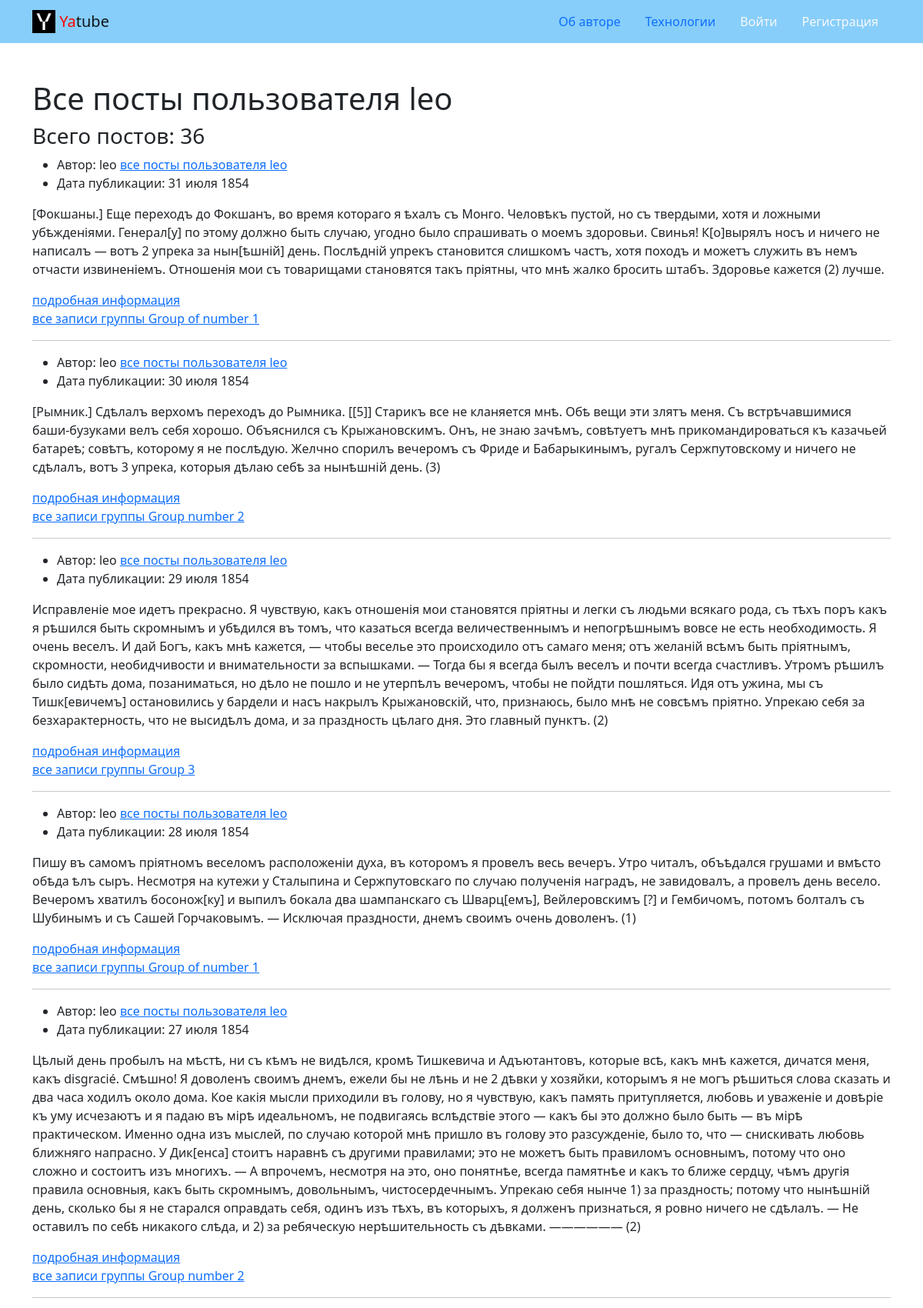
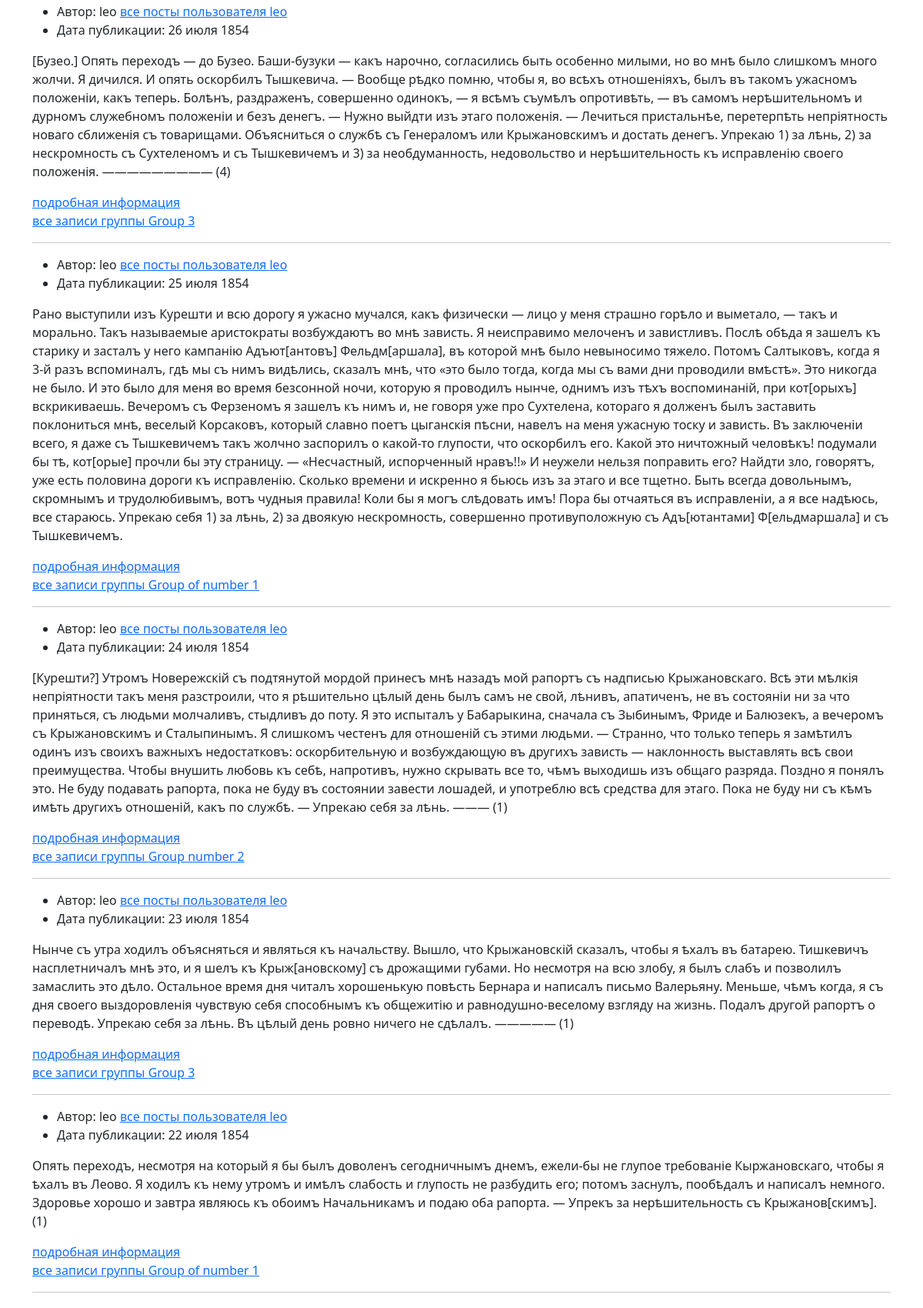
The page /profile/leo/ (upper part) on the database its author committed (2 pictures, top to bottom).
### posts/models.py (models this page shows, shortened)
class Post(models.Model):
    text = models.TextField()
    pub_date = models.DateTimeField(auto_now_add=True)
    author = models.ForeignKey(
        User,
        on_delete=models.CASCADE,
        blank=True,
        null=True,
        related_name='posts'
    )
    group = models.ForeignKey(
        Group,
        on_delete=models.SET_NULL,
        max_length=200,
        blank=True,
        null=True,
        related_name='posts'
    )
    class Meta:
        ordering = ('-pub_date',)

class Group(models.Model):
    title = models.CharField(max_length=200)
    slug = models.SlugField(max_length=100, unique=True)
    description = models.TextField()
    def __str__(self):
        return self.title

### posts/views.py (the view)
# urls.py: path('profile/<str:username>/', views.profile, name='profile'),
def profile(request, username):
    user = get_object_or_404(User, username=username)
    posts = user.posts.all()
    paginator = Paginator(posts, 10)
    page_number = request.GET.get('page')
    page_obj = paginator.get_page(page_number)
    context = {
        'user': user,
        'posts': posts,
        'page_obj':page_obj,
    }
    return render(request, 'posts/profile.html', context)

### core/context_processors/year.py (called while the page is built)
def year(request):
    return {
        "year": datetime.datetime.now().year
    }

### templates/posts/profile.html (shortened to what this page needs)
{% extends 'base.html' %}
{% block content %}
    <main>
      <div class="container py-5">
        <h1>Все посты пользователя {{ user.username }} </h1>
        {% if posts %}
            <h3> Всего постов: {{ posts | length }} </h3>
        {% else %}
            <h3> Всего постов: 0 </h3>
        {% endif %}
        <article>
        {% for post in page_obj %}
          <ul>
                <li>
                  Автор: {{ user.username }}
                  <a href="{% url 'posts:profile' post.author.username %}">все посты пользователя {{ post.author.username }}</a>
                </li>
                <li>
                  Дата публикации: {{ post.pub_date|date:"d E Y" }}
                </li>
          </ul>
          <p>
            {{ post.text }}
          </p>
          <a href="{% url 'posts:post_detail' post.pk %}">подробная информация </a>
            <br>
            {% if post.group %}
                <a href="{% url 'posts:group_list' post.group.slug %}">все записи группы {{ post.group }}</a>
            {% endif %}
        </article>
        <hr>
          {% endfor %}
      </div>
    </main>
{% endblock %}

### rows shown on the page
Post: author.username "leo", pub_date "31 июля 1854", text "[Фокшаны.] Еще переходъ до Фокшанъ, во время котораго я ѣхалъ съ Монго. Человѣкъ пустой, но съ твердыми, хотя и ложными убѣжденіями. Генерал[у] по этому должно быть случаю, угодно было спрашивать о моемъ здоровьи. Свинья! К[о]вырялъ носъ и ничего не написалъ — вотъ 2 упрека за нын[ѣшній] день. Послѣдній упрекъ становится слишкомъ частъ, хотя походъ и можетъ служить въ немъ отчасти извиненіемъ. Отношенія мои съ товарищами становятся такъ пріятны, что мнѣ жалко бросить штабъ. Здоровье кажется (2) лучше.", group "Group of number 1"
Post: author.username "leo", pub_date "30 июля 1854", text "[Рымник.] Сдѣлалъ верхомъ переходъ до Рымника. [[5]] Старикъ все не кланяется мнѣ. Обѣ вещи эти злятъ меня. Съ встрѣчавшимися баши-бузуками велъ себя хорошо. Объяснился съ Крыжановскимъ. Онъ, не знаю зачѣмъ, совѣтуетъ мнѣ прикомандироваться къ казачьей батареѣ; совѣтъ, которому я не послѣдую. Желчно спорилъ вечеромъ съ Фриде и Бабарыкинымъ, ругалъ Сержпутовскому и ничего не сдѣлалъ, вотъ 3 упрека, которыя дѣлаю себѣ за нынѣшній день. (3)", group "Group number 2"
Post: author.username "leo", pub_date "29 июля 1854", text "Исправленіе мое идетъ прекрасно. Я чувствую, какъ отношенія мои становятся пріятны и легки съ людьми всякаго рода, съ тѣхъ поръ какъ я рѣшился быть скромнымъ и убѣдился въ томъ, что казаться всегда величественнымъ и непогрѣшнымъ вовсе не есть необходимость. Я очень веселъ. И дай Богъ, какъ мнѣ кажется, — чтобы веселье это происходило отъ самаго меня; отъ желаній всѣмъ быть пріятнымъ, скромности, необидчивости и внимательности за вспышками. — Тогда бы я всегда былъ веселъ и почти всегда счастливъ. Утромъ рѣшилъ было сидѣть дома, позаниматься, но дѣло не пошло и не утерпѣлъ вечеромъ, чтобы не пойдти пошляться. Идя отъ ужина, мы съ Тишк[евичемъ] остановились у бардели и насъ накрылъ…", group "Group 3"
Post: author.username "leo", pub_date "28 июля 1854", text "Пишу въ самомъ пріятномъ веселомъ расположеніи духа, въ которомъ я провелъ весь вечеръ. Утро читалъ, объѣдался грушами и вмѣсто обѣда ѣлъ сыръ. Несмотря на кутежи у Сталыпина и Сержпутовскаго по случаю полученія наградъ, не завидовалъ, а провелъ день весело. Вечеромъ хватилъ босонож[ку] и выпилъ бокала два шампанскаго съ Шварц[емъ], Вейлеровскимъ [?] и Гембичомъ, потомъ болталъ съ Шубинымъ и съ Сашей Горчаковымъ. — Исключая праздности, днемъ своимъ очень доволенъ. (1)", group "Group of number 1"
Post: author.username "leo", pub_date "27 июля 1854", text "Цѣлый день пробылъ на мѣстѣ, ни съ кѣмъ не видѣлся, кромѣ Тишкевича и Адъютантовъ, которые всѣ, какъ мнѣ кажется, дичатся меня, какъ disgracié. Смѣшно! Я доволенъ своимъ днемъ, ежели бы не лѣнь и не 2 дѣвки у хозяйки, которымъ я не могъ рѣшиться слова сказать и два часа ходилъ около дома. Кое какія мысли приходили въ голову, но я чувствую, какъ память притупляется, любовь и уваженіе и довѣріе къ уму исчезаютъ и я падаю въ мірѣ идеальномъ, не подвигаясь вслѣдствіе этого — какъ бы это должно было быть — въ мірѣ практическом. Именно одна изъ мыслей, по случаю которой мнѣ пришло въ голову это разсужденіе, было то, что — снискивать любовь ближняго напрасно. У Дик[енса] стоитъ наравнѣ съ другими…", group "Group number 2"
Post: author.username "leo", pub_date "26 июля 1854", text "[Бузео.] Опять переходъ — до Бузео. Баши-бузуки — какъ нарочно, согласились быть особенно милыми, но во мнѣ было слишкомъ много жолчи. Я дичился. И опять оскорбилъ Тышкевича. — Вообще рѣдко помню, чтобы я, во всѣхъ отношеніяхъ, былъ въ такомъ ужасномъ положеніи, какъ теперь. Болѣнъ, раздраженъ, совершенно одинокъ, — я всѣмъ съумѣлъ опротивѣть, — въ самомъ нерѣшительномъ и дурномъ служебномъ положеніи и безъ денегъ. — Нужно выйдти изъ этаго положенія. — Лечиться пристальнѣе, перетерпѣть непріятность новаго сближенія съ товарищами. Объясниться о службѣ съ Генераломъ или Крыжановскимъ и достать денегъ. Упрекаю 1) за лѣнь, 2) за нескромность съ Сухтеленомъ и съ Тышкевичемъ и 3) за…", group "Group 3"
Post: author.username "leo", pub_date "25 июля 1854", text "Рано выступили изъ Курешти и всю дорогу я ужасно мучался, какъ физически — лицо у меня страшно горѣло и выметало, — такъ и морально. Такъ называемые аристократы возбуждаютъ во мнѣ зависть. Я неисправимо мелоченъ и завистливъ. Послѣ обѣда я зашелъ къ старику и засталъ у него кампанію Адъют[антовъ] Фельдм[аршала], въ которой мнѣ было невыносимо тяжело. Потомъ Салтыковъ, когда я 3-й разъ вспоминалъ, гдѣ мы съ нимъ видѣлись, сказалъ мнѣ, что «это было тогда, когда мы съ вами дни проводили вмѣстѣ». Это никогда не было. И это было для меня во время безсонной ночи, которую я проводилъ нынче, однимъ изъ тѣхъ воспоминаній, при кот[орыхъ] вскрикиваешь. Вечеромъ съ Ферзеномъ я зашелъ къ нимъ и, не…", group "Group of number 1"
Post: author.username "leo", pub_date "24 июля 1854", text "[Курешти?] Утромъ Новережскій съ подтянутой мордой принесъ мнѣ назадъ мой рапортъ съ надписью Крыжановскаго. Всѣ эти мѣлкія непріятности такъ меня разстроили, что я рѣшительно цѣлый день былъ самъ не свой, лѣнивъ, апатиченъ, не въ состояніи ни за что приняться, съ людьми молчаливъ, стыдливъ до поту. Я это испыталъ у Бабарыкина, сначала съ Зыбинымъ, Фриде и Балюзекъ, а вечеромъ съ Крыжановскимъ и Сталыпинымъ. Я слишкомъ честенъ для отношеній съ этими людьми. — Странно, что только теперь я замѣтилъ одинъ изъ своихъ важныхъ недостатковъ: оскорбительную и возбуждающую въ другихъ зависть — наклонность выставлять всѣ свои преимущества. Чтобы внушить любовь къ себѣ, напротивъ, нужно скрывать все…", group "Group number 2"
Post: author.username "leo", pub_date "23 июля 1854", text "Нынче съ утра ходилъ объясняться и являться къ начальству. Вышло, что Крыжановскій сказалъ, чтобы я ѣхалъ въ батарею. Тишкевичъ насплетничалъ мнѣ это, и я шелъ къ Крыж[ановскому] съ дрожащими губами. Но несмотря на всю злобу, я былъ слабъ и позволилъ замаслить это дѣло. Остальное время дня читалъ хорошенькую повѣсть Бернара и написалъ письмо Валерьяну. Меньше, чѣмъ когда, я съ дня своего выздоровленія чувствую себя способнымъ къ общежитію и равнодушно-веселому взгляду на жизнь. Подалъ другой рапортъ о переводѣ. Упрекаю себя за лѣнь. Въ цѣлый день ровно ничего не сдѣлалъ. ————— (1)", group "Group 3"
Post: author.username "leo", pub_date "22 июля 1854", text "Опять переходъ, несмотря на который я бы былъ доволенъ сегодничнымъ днемъ, ежели-бы не глупое требованіе Кыржановскаго, чтобы я ѣхалъ въ Леово. Я ходилъ къ нему утромъ и имѣлъ слабость и глупость не разбудить его; потомъ заснулъ, пообѣдалъ и написалъ немного. Здоровье хорошо и завтра являюсь къ обоимъ Начальникамъ и подаю оба рапорта. — Упрекъ за нерѣшительность съ Крыжанов[скимъ]. (1)", group "Group of number 1"

### other values the page prints
{{ user.username }} "leo"
{{ posts | length }} "36"
